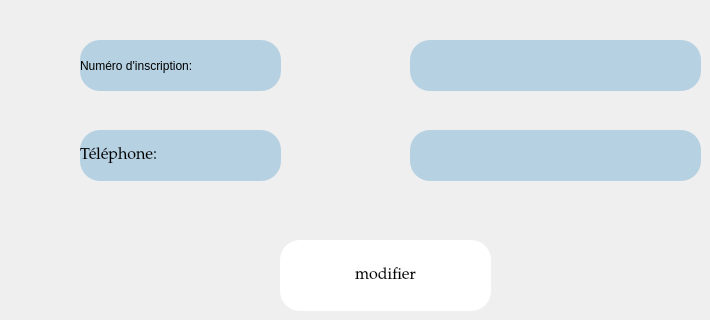
      <widget class="QWidget" name="modifier_phone">
       <widget class="QLineEdit" name="phone1">
        <property name="geometry">
         <rect>
          <x>410</x>
          <y>130</y>
          <width>291</width>
          <height>51</height>
         </rect>
        </property>
        <property name="font">
         <font>
          <family>Palatino Linotype</family>
          <pointsize>12</pointsize>
          <weight>50</weight>
          <italic>false</italic>
          <bold>false</bold>
         </font>
        </property>
        <property name="styleSheet">
         <string notr="true">font: 12pt &quot;Palatino Linotype&quot;;
background-color: rgb(182, 209, 226);
border-radius:20px;</string>
        </property>
       </widget>
       <widget class="QPushButton" name="modi_phone">
        <property name="geometry">
         <rect>
          <x>280</x>
          <y>240</y>
          <width>211</width>
          <height>71</height>
         </rect>
        </property>
        <property name="font">
         <font>
          <family>Palatino Linotype</family>
          <pointsize>12</pointsize>
          <weight>50</weight>
          <bold>false</bold>
         </font>
        </property>
        <property name="styleSheet">
         <string notr="true">border-radius:20px;
background-color: rgb(197, 225, 236);
color: rgb(0, 0, 0);
background-color: rgb(255, 255, 255);</string>
        </property>
        <property name="text">
         <string>modifier</string>
        </property>
       </widget>
       <widget class="QLabel" name="label_13">
        <property name="geometry">
         <rect>
          <x>80</x>
          <y>130</y>
          <width>201</width>
          <height>51</height>
         </rect>
        </property>
        <property name="font">
         <font>
          <family>Palatino Linotype</family>
          <pointsize>12</pointsize>
          <weight>50</weight>
          <italic>false</italic>
          <bold>false</bold>
         </font>
        </property>
        <property name="styleSheet">
         <string notr="true">font: 12pt &quot;Palatino Linotype&quot;;
background-color: rgb(182, 209, 226);
border-radius:20px;</string>
        </property>
        <property name="text">
         <string>Téléphone:</string>
        </property>
       </widget>
       <widget class="QLabel" name="label_17">
        <property name="geometry">
         <rect>
          <x>80</x>
          <y>40</y>
          <width>201</width>
          <height>51</height>
         </rect>
        </property>
        <property name="styleSheet">
         <string notr="true">font: 12pt &quot;Palatino Linotype&quot;;
background-color: rgb(182, 209, 226);
border-radius:20px;;</string>
        </property>
        <property name="text">
         <string>Numéro d'inscription:</string>
        </property>
       </widget>
       <widget class="QLineEdit" name="inscription_1">
        <property name="geometry">
         <rect>
          <x>410</x>
          <y>40</y>
          <width>291</width>
          <height>51</height>
         </rect>
        </property>
        <property name="styleSheet">
         <string notr="true">font: 12pt &quot;Palatino Linotype&quot;;
background-color: rgb(182, 209, 226);
border-radius:20px;</string>
        </property>
       </widget>
      </widget>
